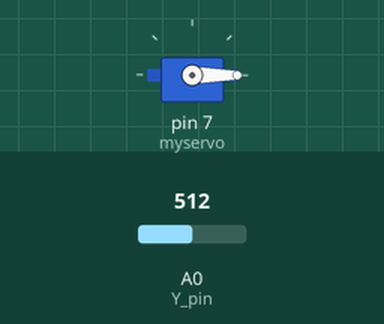
Simulated run of this sketch. Board: Arduino Uno, built with avr-gcc and run on an emulated ATmega328P. Shown: servo. The inputs (shaded band) are chosen by the test bench; at power-on: A0 (Y_pin) = 512.

Above: at 1.2 s.
1.3 s: A0 (Y_pin) set to 306
At 2.1 s:
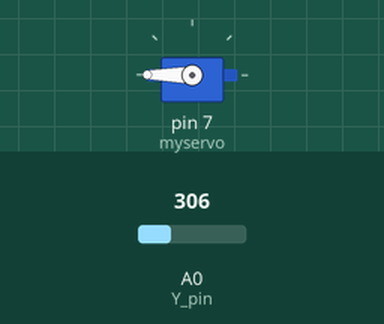
2.8 s: A0 (Y_pin) set to 122
At 4.0 s:
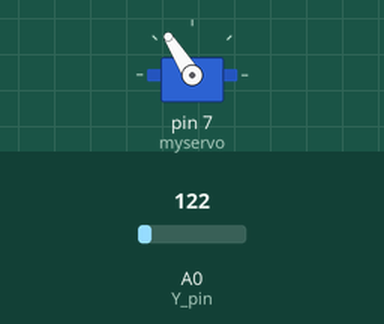
4.3 s: A0 (Y_pin) set to 900
At 5.5 s:
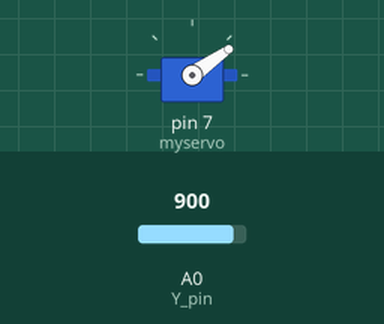
5.8 s: A0 (Y_pin) set to 1023
At 6.5 s:
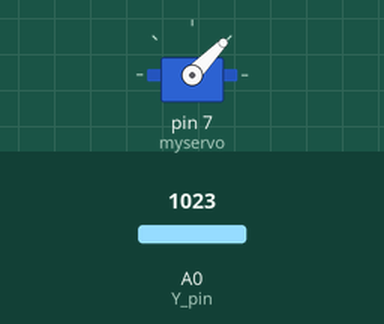
7.3 s: A0 (Y_pin) set to 511
At 7.9 s:
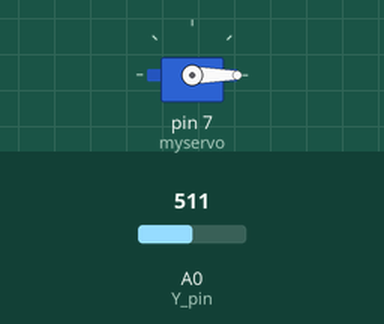
Timing chart, 0 to 9.8 s (numbered marks = the images above; inputs shaded):
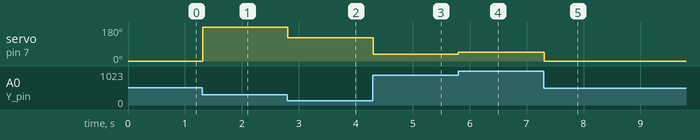

The sketch:

servo_and_joy_stick_sketch_jan08b.ino
```cpp
#include<Servo.h>
const int Y_pin=A0;//analog pin

Servo myservo;

int val;

void setup(){
  myservo.attach(7);
}

void loop(){
  val=analogRead(Y_pin);
  val=map(val,90,180,90,180);
  myservo.write(val);
  delay(15);
}
```

Measured:
- after the input at 1.3 s, servo on pin 7 (myservo): 0° → 180° at once
- after the input at 2.8 s, servo on pin 7 (myservo): 180° → 122° at once
- after the input at 4.3 s, servo on pin 7 (myservo): 122° → 35° at once
- after the input at 5.8 s, servo on pin 7 (myservo): 35° → 46° at once
- after the input at 7.3 s, servo on pin 7 (myservo): 46° → 0° at once
